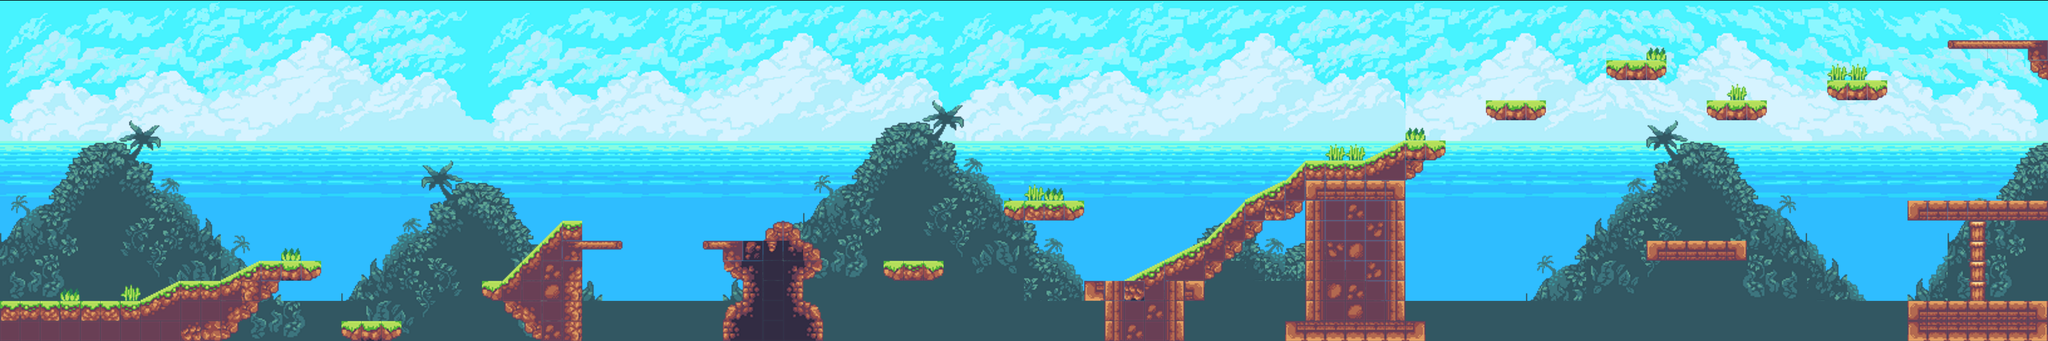

This is a level from a 2D game, rendered from its Tiled map with the project's own tilesets. A one-line summary and the map file follow, with tile-layer data summarised:
An orthogonal 102x17 tile map with 64x64 px tiles, 3 tile layers (Background, Background, Platforms), 3 tilesets.

<map version="1.2" tiledversion="1.2.4" orientation="orthogonal" renderorder="right-down" width="102" height="17" tilewidth="64" tileheight="64" infinite="0" nextlayerid="4" nextobjectid="1">
 <tileset firstgid="1" source="../tiles/farBG.tsx" />
 <tileset firstgid="361" source="../tiles/midBG.tsx" />
 <tileset firstgid="614" source="../tiles/landtileset1.tsx" />
 <layer id="1" name="Background" width="102" height="17" offsetx="0.969697" offsety="2.06061">
  <data>[1734 cells, 1530 non-empty, 360 distinct tile ids]</data>
 </layer>
 <layer id="2" name="Background" width="102" height="17">
  <data>[1734 cells, 728 non-empty, 121 distinct tile ids]</data>
 </layer>
 <layer id="3" name="Platforms" width="102" height="17">
  <data>[1734 cells, 248 non-empty, 67 distinct tile ids]</data>
 </layer>
</map>